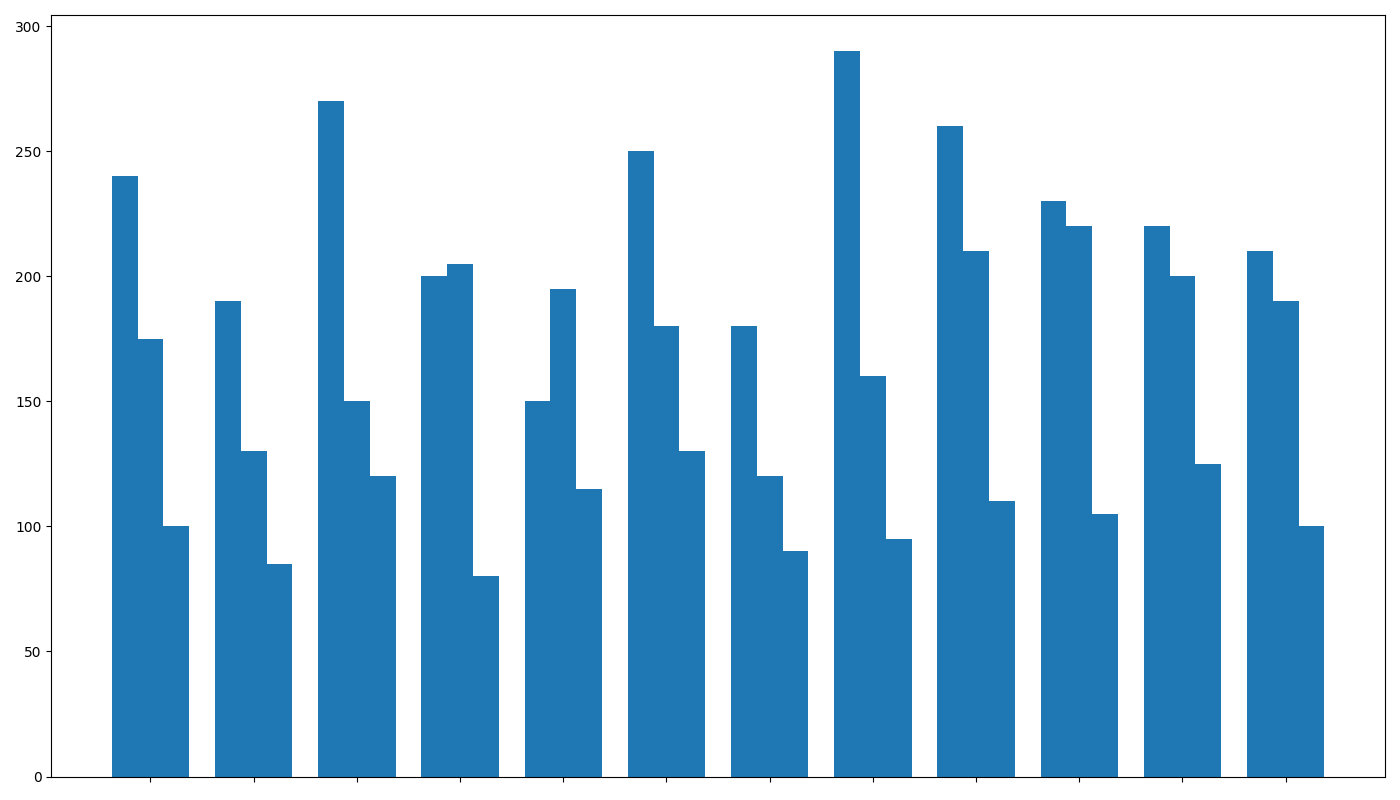

This chart was generated by the following Python code:
import matplotlib.pyplot as plt
import numpy as np

months = ["Jan", "Feb", "Mar", "Apr", "May", "Jun",
          "Jul", "Aug", "Sep", "Oct", "Nov", "Dec"]

classic_sales = np.array([240, 190, 270, 200, 150, 250, 180, 290, 260, 230, 220, 210])
exotic_sales = np.array([175, 130, 150, 205, 195, 180, 120, 160, 210, 220, 200, 190])
seasonal_sales = np.array([100, 85, 120, 80, 115, 130, 90, 95, 110, 105, 125, 100])

x = np.arange(len(months))
width = 0.25

fig, ax = plt.subplots(figsize=(14, 8))

# Applying a single color to all data groups
single_color = '#1f77b4'
ax.bar(x - width, classic_sales, width, color=single_color)
ax.bar(x, exotic_sales, width, color=single_color)
ax.bar(x + width, seasonal_sales, width, color=single_color)

ax.set_xticks(x)
ax.set_xticklabels([])

plt.tight_layout()
plt.show()
